Frame 1 (no input): blank canvas, image omitted
Frame 60 (the mouse pressed at the canvas centre just before this capture): blank canvas, image omitted
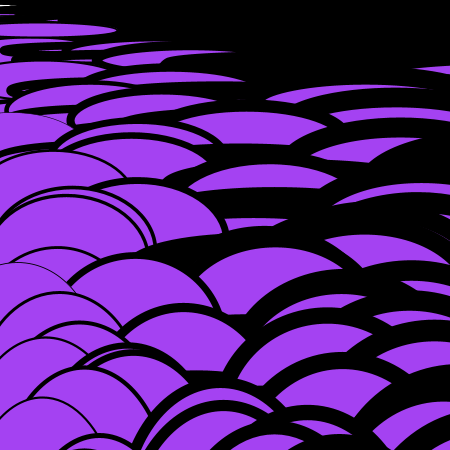
Frame 120 (the mouse held since frame 60 and released just before this capture)

The Processing sketch whose frames 1 and 60 were blank and that drew this single picture after the mouse press (run headless with seeded random() and noise(); from frame 60 on, the mouse is pressed at the canvas centre):

// Processing sketch: processing_9885
// ── processing_9885.pde

//Global variables

//create a boolean that can be used in mulitple places through out the code
Boolean circle = false;
//create a variable for the value
int value = 0;


//Setup the sketch with the size, the background and smoothing the pixels
void setup () {
  size (450,450);
  background (255);
  smooth ();
}

//Everything that will be drawn within the sketch
void draw () {

  //create an if statement for the boolean
  if (circle){
    frameRate(20);
    //for loop for the randomizing of the circles and their strokes
    for(int i=0; i<=300; i++) {
      //write a function for random
      float r = random(100);
      stroke(value);
      strokeWeight(r*.25);
      ellipse(r*2, i*100, 100+r, i*5);
      ellipse(r*3, i*10, 150+r, i*2);
      ellipse(r*4, i*15,  100+r, i*5);
      ellipse(r*5, i*10,  150+r, i*5);
    }
  }
}

//when the mouse is pressed make the boolean true and change the color of the circles
void mousePressed () {
  circle = true;
  fill(random(255),random(255),random(255));

}

//when the mouse is moved to the left the value of the stroke is changed to the fill of the circles
//if it's moved to the right, the stroke changes to black
void mouseMoved () {
  value = value + 5;
  if (mouseX > 225) {
    value = 0;
  }
  else{
    value += 255;
  }
}
